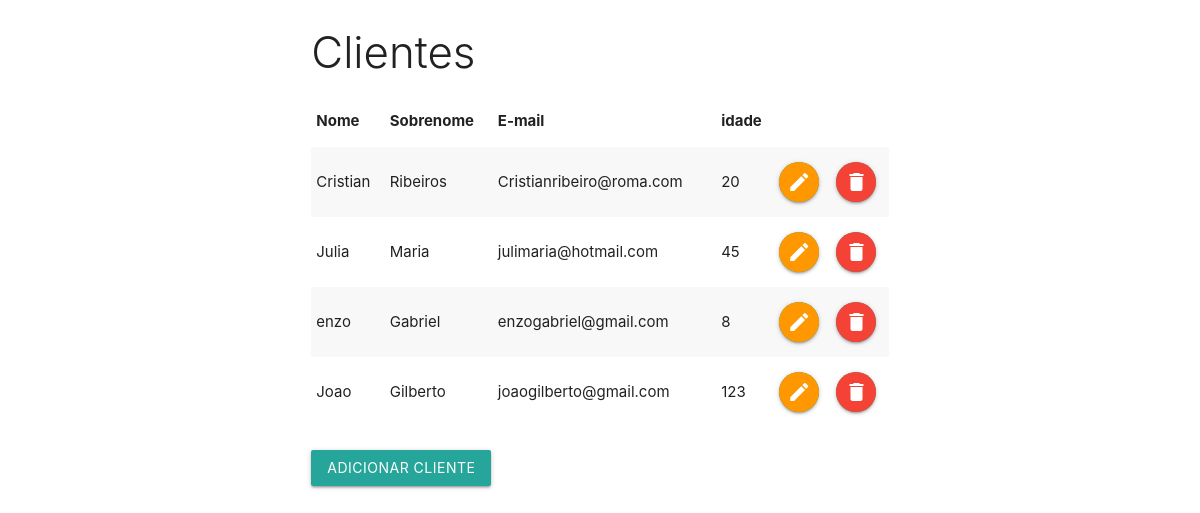
The page / on the database its author committed.
### tables this page shows
CREATE TABLE IF NOT EXISTS `clientes` (
  `id` int(11) NOT NULL AUTO_INCREMENT,
  `nome` varchar(255) NOT NULL,
  `sobrenome` varchar(255) NOT NULL,
  `email` varchar(255) NOT NULL,
  `idade` int(3) NOT NULL,
  PRIMARY KEY (`id`)
);

### index.php (the view, shortened to what this page needs)
<?php
include_once 'includes/header.php';
include_once 'includes/footer.php';
include_once 'php-action/db_connect.php';
?>
<div class="row">
    <div class="col s12 m6 push-m3">
        <h3 class='light'>Clientes</h3>
        <table class="striped">
            <thead>
                <tr>
                    <th>Nome</th>
                    <th>Sobrenome </th>
                    <th>E-mail </th>
                    <th>idade </th>
                </tr>
            </thead>
            <tbody>
                <?php
                $sql = "SELECT * FROM clientes";
                $resultado = mysqli_query($connect, $sql);
                while ($dados = mysqli_fetch_array($resultado)) :
                ?>
                    <tr>
                        <td><?php echo $dados['nome']; ?></td>
                        <td><?php echo $dados['sobrenome']; ?></td>
                        <td><?php echo $dados['email']; ?></td>
                        <td><?php echo $dados['idade']; ?></td>
                        <td><a href="php-action/editar.php?id=<?php echo $dados['id']; ?>" class='btn-floating'><i class='material-icons orange'>edit</i></a></td>
                        <td><a href="#modal<?php echo $dados['id']; ?>" class="btn-floating modal-trigger"><i class="material-icons red">delete</i></a></td>
                    </tr>
                <?php endwhile; ?>
            </tbody>
        </table>
        <br>
        <a href="php-action/adicionar.php" class="btn">Adicionar cliente</a>
    </div>
</div>

### includes/header.php (shortened to what this page needs)
<!DOCTYPE html>
<html>
<head>
    <link rel="stylesheet" href="https://cdnjs.cloudflare.com/ajax/libs/materialize/1.0.0/css/materialize.min.css">
</head>
<body>

### includes/footer.php (shortened to what this page needs)
</body>
</html>

### rows shown on the page
clientes: nome "Cristian", sobrenome "Ribeiros", email "Cristianribeiro@roma.com", idade "20"
clientes: nome "Julia", sobrenome "Maria", email "julimaria@hotmail.com", idade "45"
clientes: nome "enzo", sobrenome "Gabriel", email "enzogabriel@gmail.com", idade "8"
clientes: nome "Joao", sobrenome "Gilberto", email "joaogilberto@gmail.com", idade "123"
